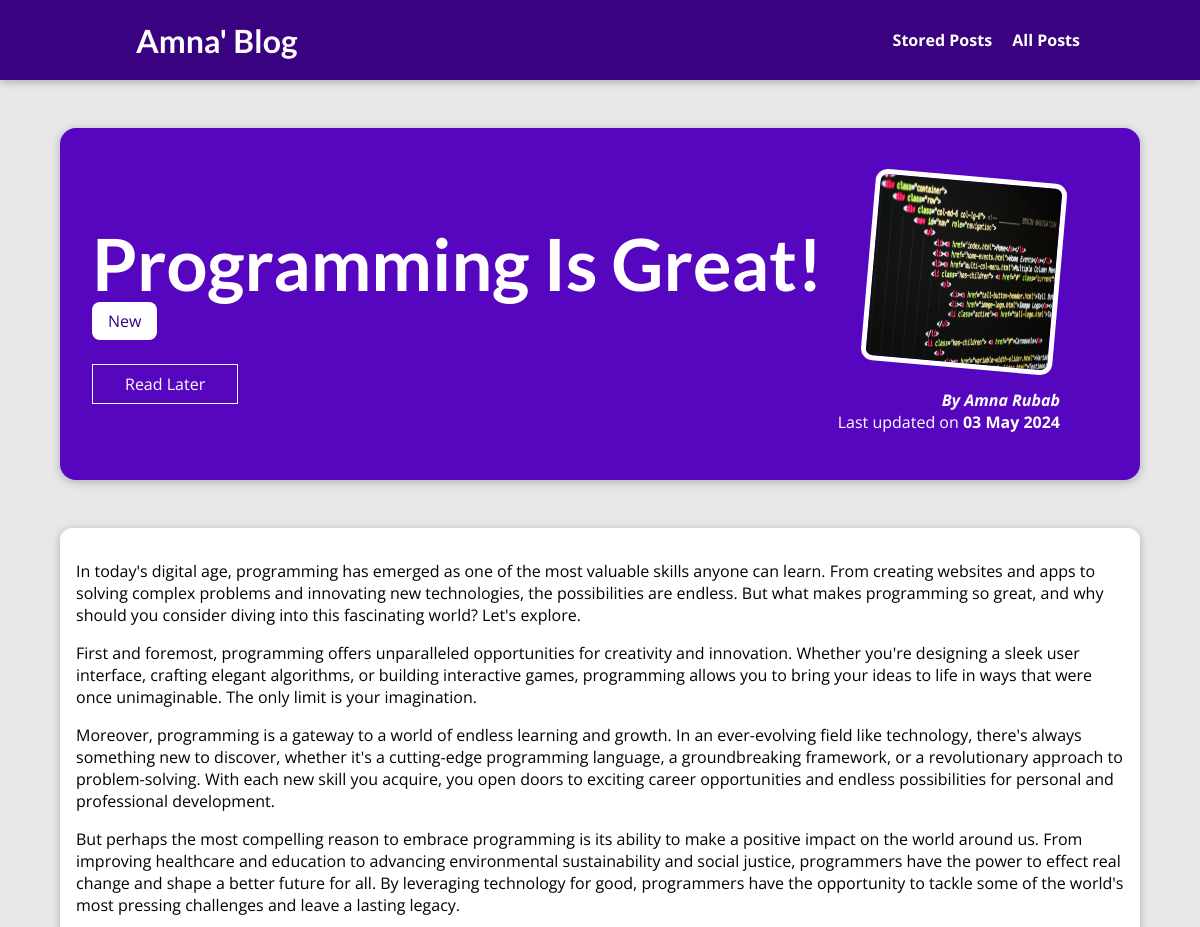
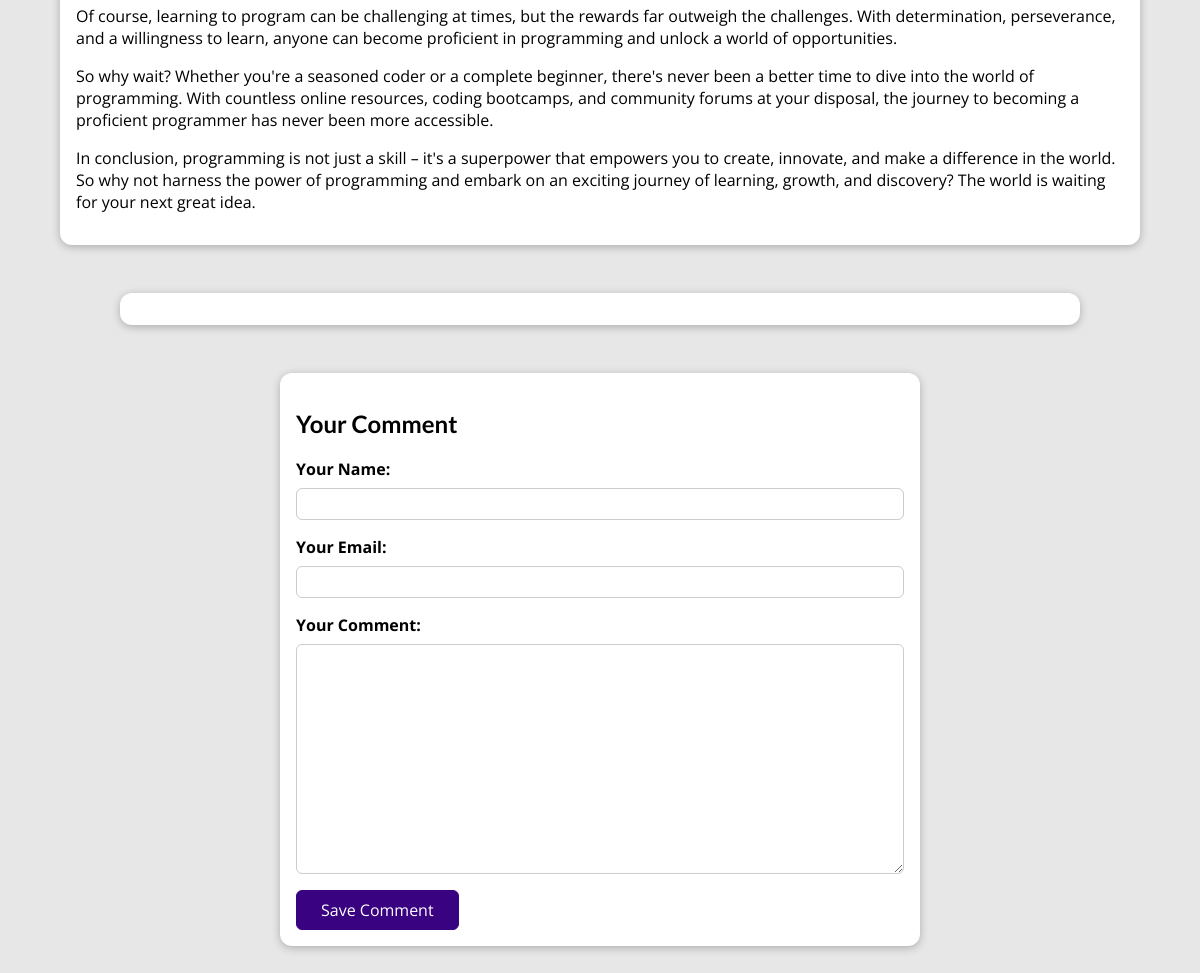
Page /posts/programming-is-fun on the committed database (2 pictures, top to bottom).
### blog/models.py (models this page shows, shortened)
class Post(models.Model):
    title = models.CharField(max_length=150)
    excerpt = models.CharField(max_length=200)
    image = models.ImageField(upload_to="posts", null=True)
    date = models.DateField(auto_now=True)
    slug = models.SlugField(unique=True, db_index=True)
    content = models.TextField(validators=[MinLengthValidator(10)])
    author = models.ForeignKey(
        Author, on_delete=models.SET_NULL, null=True ,related_name="posts")
    tags = models.ManyToManyField(Tag)

class Tag(models.Model):
    caption = models.CharField(max_length=20)

class Author(models.Model):
    first_name = models.CharField(max_length=100)
    last_name = models.CharField(max_length=100)
    email_address = models.EmailField()
    def full_name(self):
        return f"{self.first_name} {self.last_name}"
    def __str__(self):
        return self.full_name()

### blog/views.py (the view, shortened to what this page needs)
# urls.py: path("posts/<slug:slug>", views.SinglePostView.as_view(), name="post-detail-page"),
class SinglePostView(View):
    def is_stored_post(self, request, post_id):
        stored_posts = request.session.get("stored_posts")
        if stored_posts is not None:
          is_saved_for_later = post_id in stored_posts
        else:
          is_saved_for_later = False
        return is_saved_for_later
    def get(self, request, slug):
        post = Post.objects.get(slug=slug)
        context = {
            "post": post,
            "post_tags": post.tags.all(),
            "comment_form": CommentForm(),
            "comments": post.comments.all().order_by("-id"),
            "saved_for_later": self.is_stored_post(request, post.id)
        }
        return render(request, "blog/post-detail.html", context)

### blog/forms.py
class CommentForm(forms.ModelForm):
    class Meta:
        model = Comment
        exclude = ["post"]
        labels = {
          "user_name": "Your Name",
          "user_email": "Your Email",
          "text": "Your Comment"
        }

### blog/templates/blog/post-detail.html (shortened to what this page needs)
{% extends "base.html" %}
{% load static %}
{% block css_files %}
<link rel="stylesheet" href="{% static 'blog/post-detail.css' %}" />
{% endblock %}
{% block content %}
<section id="summary">
  <h2>{{ post.title }}</h2>
  <div>
    {% for tag in post_tags %}
      <span class="tag">{{ tag.caption }}</span>
    {% endfor %}
  </div>
  <div id="read-later">
    <form action="{% url 'read-later' %}" method="POST">
      <button>
        {% if saved_for_later %}
          Remove from "Read Later" List
        {% else %}
          Read Later
        {% endif %}
      </button>
    </form>
  </div>
  <article>
    <img src="{{ post.image.url }}" alt="{{ post.title }}" />
    <address>By <a href="mailto:{{ post.author.email_address }}">{{ post.author }}</a></address>
    <div>Last updated on <time>{{ post.date|date:"d M Y" }}</time></div>
  </article>
</section>
<main>
  {{ post.content|linebreaks }}
</main>
<section id="comments">
</section>
<section id="comment-form">
  <h2>Your Comment</h2>
  <form action="{% url 'post-detail-page' post.slug %}" method="POST">
    {% for form_field in comment_form %}
      <div class="form-control {% if form_field.errors %}invalid{% endif %}">
        {{ form_field.label_tag }}
        {{ form_field }}
      </div>
    {% endfor %}
    <button>Save Comment</button>
  </form>
</section>
{% endblock %}

### static/app.css (style rules this page uses)
* { box-sizing: border-box; }
html { font-family: 'Open Sans', 'Lato', sans-serif; }
body { margin: 0; }
h1, h2, h3 { font-family: 'Lato', sans-serif; font-weight: bold; }

### blog/static/blog/post-detail.css (style rules this page uses)
body { background-color: #e7e7e7; }
#summary { margin: 8rem auto 3rem auto; padding: 2rem; width: 90%; max-width: 90rem; border-radius: 16px; background-color: #5706c0; position: relative; box-shadow: 0 2px 8px rgba(0, 0, 0, 0.25); height: 22rem; }
#summary h2 { color: white; font-size: 4.5rem; margin-bottom: 0.25rem; }
#summary article { position: absolute; top: 2rem; right: 3rem; padding: 1rem 2rem; border-radius: 12px; text-align: right; color: white; }
#summary article img { width: 12rem; height: 12rem; border-radius: 12px; transform: rotateZ(5deg); border: 5px solid white; margin-bottom: 1rem; }
#summary address { font-weight: bold; }
#summary a { color: white; text-decoration: none; }
#summary time { font-weight: bold; }
#read-later { margin: 2rem 0; }
#read-later button { background-color: transparent; border: 1px solid white; padding: 0.5rem 2rem; font: inherit; color: white; cursor: pointer; }
main { width: 90%; max-width: 90rem; margin: 3rem auto; background-color: white; padding: 1rem; border-radius: 12px; box-shadow: 0 2px 8px rgba(0, 0, 0, 0.25); }
.tag { background-color: white; color: #390281; padding: 0.5rem 1rem; border-radius: 8px; }
#comment-form { margin: 3rem auto; width: 90%; max-width: 40rem; border-radius: 12px; background-color: white; box-shadow: 0 2px 8px rgba(0, 0, 0, 0.25); padding: 1rem; }
#comment-form button { font: inherit; background-color: #390281; color: white; border: 1px solid #390281; padding: 0.5rem 1.5rem; border-radius: 6px; cursor: pointer; }
.form-control { margin-bottom: 1rem; }
.form-control label { font-weight: bold; margin-bottom: 0.5rem; display: block; }
.form-control input, .form-control textarea { display: block; width: 100%; font: inherit; padding: 0.25rem; border-radius: 6px; border: 1px solid #ccc; }
#comments { margin: 3rem auto; width: 90%; max-width: 60rem; border-radius: 12px; background-color: white; box-shadow: 0 2px 8px rgba(0, 0, 0, 0.25); padding: 1rem 2rem; }

### rows in the picture
Post: title "Programming Is Great!", image (picture), author "Amna Rubab", date "03 May 2024", content "In today's digital age, programming has emerged as one of the most valuable skills anyone can learn. From creating websites and apps to solving complex problems and innovating new technologies, the possibilities are endless. But what makes programming so great, and why should you consider diving into this fascinating world? Let's explore. First and foremost, programming offers unparalleled opportunities for creativity and innovation. Whether you're designing a sleek user interface, crafting elegant algorithms, or building interactive games, programming allows you to bring your ideas to life in ways that were once unimaginable. The only limit is your imagination. Moreover, programming is a…"
Tag: caption "New"
